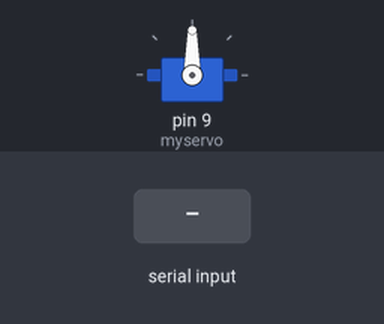
Bench run of a sketch on a simulated Arduino Uno, built with avr-gcc and run on an emulated ATmega328P. Parts: servo. The test bench sets the inputs (shaded band).

Above: at 1.2 s.
1.3 s: "90,45\n" received over Serial
At 2.0 s:
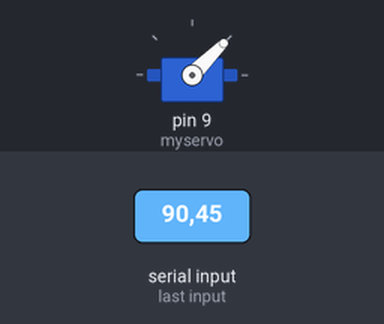
2.8 s: "30,150\n" received over Serial
At 3.2 s:
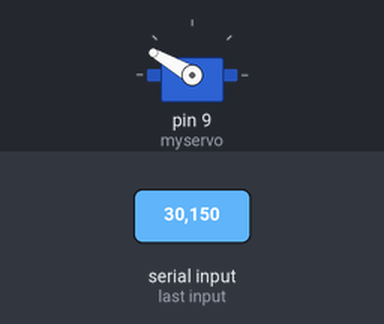
4.3 s: "5\n" received over Serial
At 5.5 s:
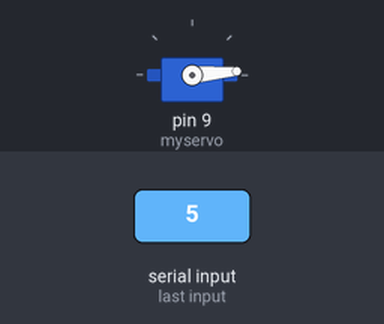
5.8 s: "200\n" received over Serial
At 6.6 s:
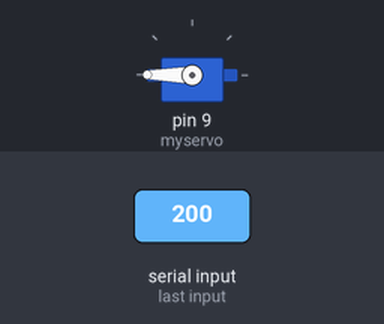
7.3 s: "90\n" received over Serial
At 7.8 s:
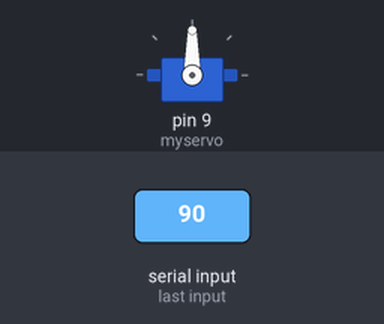
Timing chart, 0 to 9.8 s (numbered marks = the images above; inputs shaded):
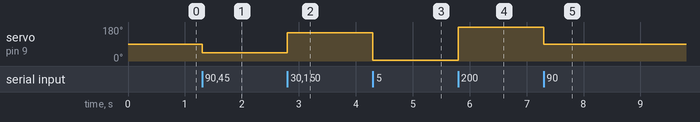

Measured:
- after the input at 1.3 s, servo on pin 9 (myservo): 90° → 45° at once
- after the input at 2.8 s, servo on pin 9 (myservo): 45° → 150° at once
- after the input at 4.3 s, servo on pin 9 (myservo): 150° → 5° at once
- after the input at 5.8 s, servo on pin 9 (myservo): 5° → 180° at once
- after the input at 7.3 s, servo on pin 9 (myservo): 180° → 90° at once

The sketch:

servotest.ino
```cpp
#include <Servo.h>

Servo myservo;  // create servo object to control a servo
// twelve servo objects can be created on most boards


void setup() {
  Serial.begin(115200);
  myservo.attach(9);  // attaches the servo on pin 9 to the servo object
}

void loop() {
  while(Serial.available() > 0) {
    int pos = Serial.parseInt();
    if (Serial.read() == '\n') {
      pos = constrain(pos, 0, 180);
      myservo.write(pos);              // tell servo to go to position in variable 'pos'
      delay(15);                       // waits 15ms for the servo to reach the position
    }
  }
}
```
